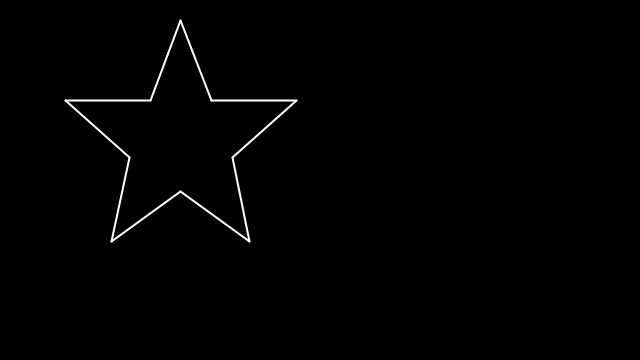
Frame 1 (no input)
Frame 60 (the mouse pressed at the canvas centre just before this capture): identical to frame 1, image omitted
Frame 120 (the mouse held since frame 60 and released just before this capture): identical to frame 1, image omitted

The Processing sketch that drew this single still picture (run headless with seeded random() and noise(); from frame 60 on, the mouse is pressed at the canvas centre):

// Processing sketch: sketch_9_Star_Ver_1
// ── sketch_9_Star_Ver_1.pde
// Source
// Daniel Shiffman
// The Coding Train
// https://www.youtube.com/watch?v=j_XyeWg_3EE&list=PLRqwX-V7Uu6ajGB2OI3hl5DZsD1Fw1WzR&index=3


//float dish;
//float disw;
//float fina;

void setup()
{
  size(640,360);
}
void draw()
{
  background(0);
  stroke(255);
  strokeWeight(2);
  
  //STAR
  
  beginShape(LINES);
  vertex(180,20);
  vertex(211,100);
  vertex(180,20);
  vertex(150,100);
  vertex(211,100);
  vertex(296,100);
  vertex(296,100);
  vertex(232,157);
  vertex(150,100);
  vertex(65,100);
  vertex(65,100);
  vertex(129,157);
  vertex(129,157);
  vertex(111,241);
  vertex(111,241);
  vertex(180,191);
  vertex(180,191);
  vertex(249,241);
  vertex(249,241);
  vertex(232,157);
  endShape();
  
  //dish = (int)dist(180,20,(111 + 249)/2,241);
  //disw = (int)dist(129,157,232,157);
  
  //println("height : "+dish);
  //println("width  : "+disw);
  
  //height = 221;
  //width = 103;
  
  //fina = (int) dist(180,131,(111+249)/2,241);
  //println(fina);
  //point(180,131);
  //fina = (int)dist(180,131,249,241);
  //println(fina);
}
